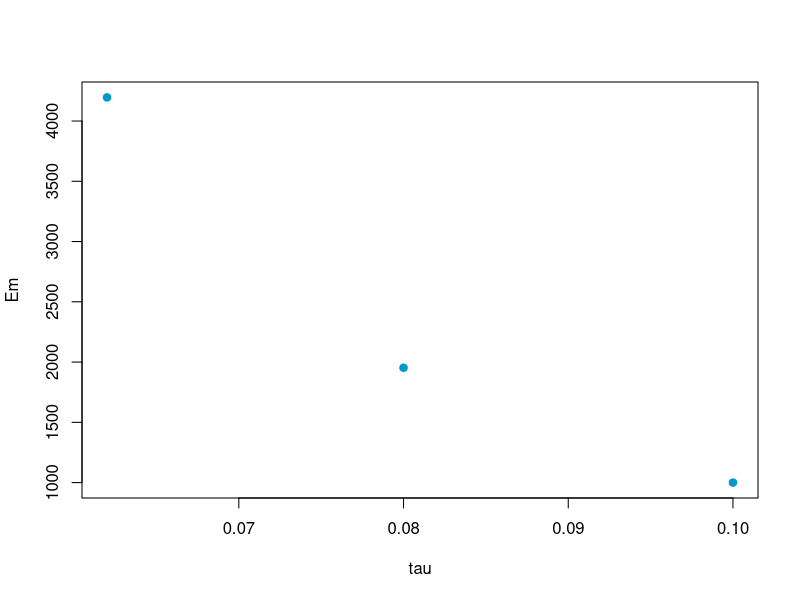

Reproduce this figure in R.
## ---- chunk 1
#| label: fig-example
#| fig-cap: "Description of the figure."
tau <- c(0.100, 0.080, 0.062)
plot(tau, 1 / tau^3, pch = 19, col = "#0099c8", xlab = "tau", ylab = "Em")
